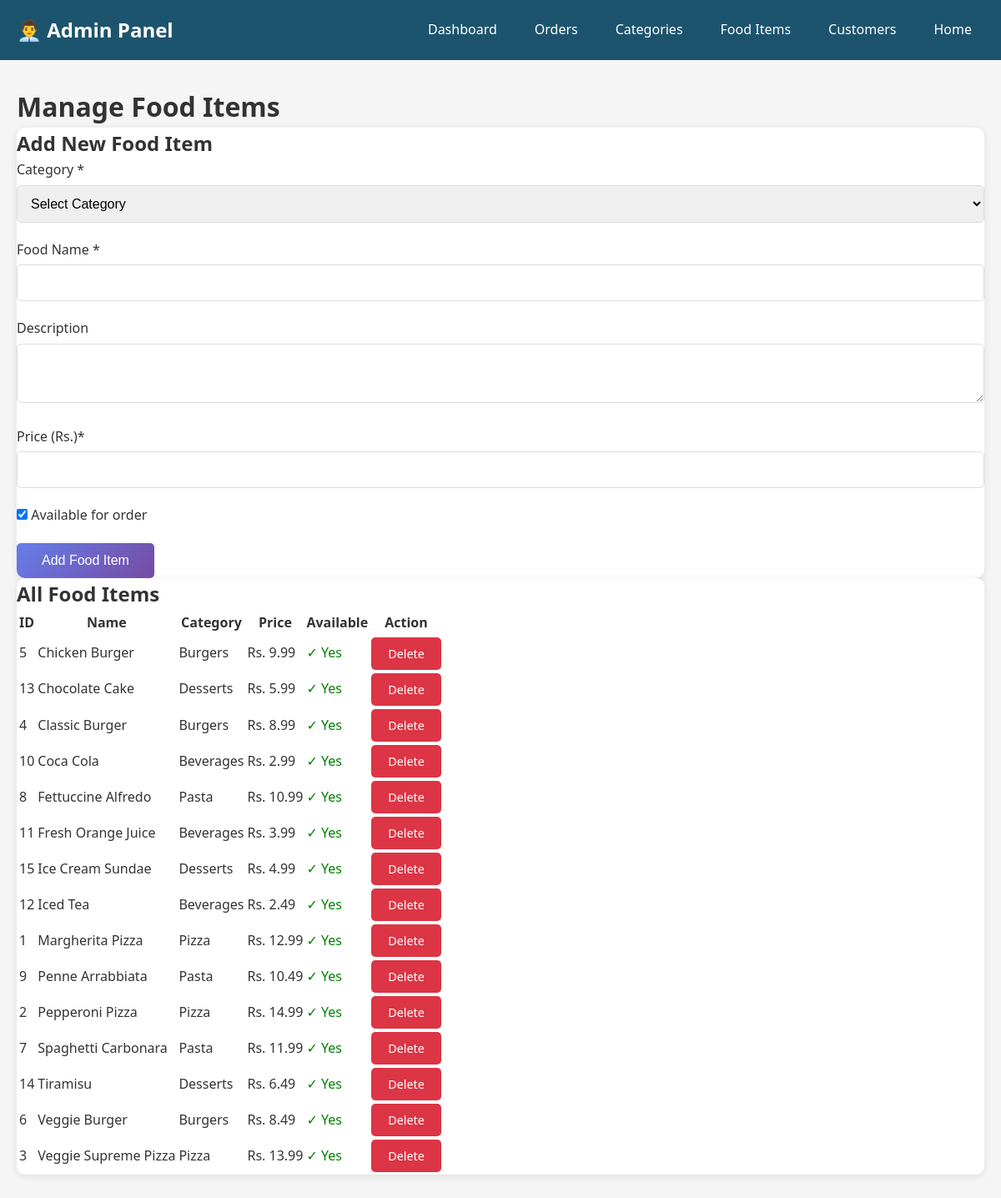
The page /admin/foods.php on the database its author committed.
### tables this page shows
CREATE TABLE foods (
    id INT AUTO_INCREMENT PRIMARY KEY,
    category_id INT NOT NULL,
    name VARCHAR(100) NOT NULL,
    description TEXT,
    price DECIMAL(10, 2) NOT NULL,
    image VARCHAR(255),
    available TINYINT(1) DEFAULT 1,
    created_at TIMESTAMP DEFAULT CURRENT_TIMESTAMP,
    FOREIGN KEY (category_id) REFERENCES categories(id) ON DELETE CASCADE
);

CREATE TABLE categories (
    id INT AUTO_INCREMENT PRIMARY KEY,
    name VARCHAR(100) NOT NULL,
    description TEXT,
    created_at TIMESTAMP DEFAULT CURRENT_TIMESTAMP
);

### includes/functions.php (called while the page is built, shortened)
<?php
function get_all_foods() {
    global $conn;
    $sql = "SELECT f.*, c.name as category_name FROM foods f LEFT JOIN categories c ON f.category_id = c.id ORDER BY f.name ASC";
    $result = mysqli_query($conn, $sql);
    $foods = [];
    while ($row = mysqli_fetch_assoc($result)) $foods[] = $row;
    return $foods;
}
function format_price($price) {
    return 'Rs. ' . number_format((float)$price, 2);
}

### admin/foods.php (the view, shortened to what this page needs)
<?php
require_once '../includes/config.php';
require_once '../includes/functions.php';
$foods = get_all_foods();
?>
<!DOCTYPE html>
<html lang="en">
<head>
    <link rel="stylesheet" href="../assets/css/style.css">
</head>
<body>
    <nav class="admin-navbar">
        <div class="navbar-content">
            <div class="navbar-brand" style="font-size: 1.5em; font-weight: bold;">👨‍💼 Admin Panel</div>
            <div class="navbar-menu">
                <a href="index.php">Dashboard</a>
                <a href="orders.php">Orders</a>
                <a href="categories.php">Categories</a>
                <a href="foods.php">Food Items</a>
                <a href="customers.php">Customers</a>
                <a href="../index.html">Home</a>
            </div>
        </div>
    </nav>
    <div class="admin-container">
        <h1>Manage Food Items</h1>
        <div class="card">
            <h2>Add New Food Item</h2>
            <form method="POST" action="">
                <div class="form-group">
                    <label>Category *</label>
                    <select name="category_id" class="form-control" required>
                        <option value="">Select Category</option>
                    </select>
                </div>
                <div class="form-group">
                    <label>Food Name *</label>
                    <input type="text" name="name" class="form-control" required>
                </div>
                <div class="form-group">
                    <label>Description</label>
                    <textarea name="description" class="form-control" rows="3"></textarea>
                </div>
                <div class="form-group">
                    <label>Price (Rs.)*</label>
                    <input type="number" name="price" class="form-control" step="0.01" min="0" required>
                </div>
                <div class="form-group">
                    <label>
                        <input type="checkbox" name="available" checked> Available for order
                    </label>
                </div>
                <button type="submit" class="btn btn-primary">Add Food Item</button>
            </form>
        </div>
        <div class="card mt-20">
            <h2>All Food Items</h2>
            <table>
                <thead>
                    <tr>
                        <th>ID</th>
                        <th>Name</th>
                        <th>Category</th>
                        <th>Price</th>
                        <th>Available</th>
                        <th>Action</th>
                    </tr>
                </thead>
                <tbody>
                    <?php if (empty($foods)): ?>
                        <tr>
                            <td colspan="6" style="text-align: center;">No food items found</td>
                        </tr>
                    <?php else: ?>
                        <?php foreach ($foods as $food): ?>
                        <tr>
                            <td><?php echo $food['id']; ?></td>
                            <td><?php echo htmlspecialchars($food['name']); ?></td>
                            <td><?php echo htmlspecialchars($food['category_name']); ?></td>
                            <td><?php echo format_price($food['price']); ?></td>
                            <td>
                                <?php echo $food['available'] ? '<span style="color: green;">✓ Yes</span>' : '<span style="color: red;">✗ No</span>'; ?>
                            </td>
                            <td>
                                <a href="?delete=<?php echo $food['id']; ?>"
                                   class="btn btn-danger btn-sm"
                                   onclick="return confirm('Delete this food item?')">Delete</a>
                            </td>
                        </tr>
                        <?php endforeach; ?>
                    <?php endif; ?>
                </tbody>
            </table>
        </div>
    </div>
</body>
</html>

### assets/css/style.css (style rules this page uses)
* { margin: 0; box-sizing: border-box; }
body { font-family: 'Segoe UI', Tahoma, Geneva, Verdana, sans-serif; line-height: 1.6; color: #333; background-color: #f5f5f5; }
.btn { display: inline-block; padding: 12px 30px; border: none; border-radius: 5px; font-size: 1em; cursor: pointer; text-decoration: none; transition: all 0.3s ease; text-align: center; }
.btn-primary { background: linear-gradient(135deg, #667eea 0%, #764ba2 100%); color: white; }
.btn-danger { background: #dc3545; color: white; }
.btn-sm { padding: 8px 20px; font-size: 0.9em; }
.form-group { margin-bottom: 20px; }
.form-group label { display: block; margin-bottom: 5px; font-weight: 500; color: #333; }
.form-control { width: 100%; padding: 12px; border: 1px solid #ddd; border-radius: 5px; font-size: 1em; transition: border-color 0.3s ease; }
.card { background: white; border-radius: 10px; box-shadow: 0 2px 10px rgba(0,0,0,0.1); overflow: hidden; transition: transform 0.3s ease, box-shadow 0.3s ease; }

### admin/foods.php (style rules this page uses)
.admin-navbar { background: #1D546D; color: white; padding: 15px 0; }
.navbar-content { max-width: 1200px; margin: 0 auto; padding: 0 20px; display: flex; justify-content: space-between; align-items: center; }
.navbar-menu { display: flex; gap: 15px; flex-wrap: wrap; }
.navbar-menu a { color: white; text-decoration: none; padding: 8px 15px; border-radius: 5px; }
.admin-container { max-width: 1200px; margin: 30px auto; padding: 0 20px; }

### rows shown on the page
foods: id "5", name "Chicken Burger", category.name "Burgers", price "Rs. 9.99", available "✓ Yes"
foods: id "13", name "Chocolate Cake", category.name "Desserts", price "Rs. 5.99", available "✓ Yes"
foods: id "4", name "Classic Burger", category.name "Burgers", price "Rs. 8.99", available "✓ Yes"
foods: id "10", name "Coca Cola", category.name "Beverages", price "Rs. 2.99", available "✓ Yes"
foods: id "8", name "Fettuccine Alfredo", category.name "Pasta", price "Rs. 10.99", available "✓ Yes"
foods: id "11", name "Fresh Orange Juice", category.name "Beverages", price "Rs. 3.99", available "✓ Yes"
foods: id "15", name "Ice Cream Sundae", category.name "Desserts", price "Rs. 4.99", available "✓ Yes"
foods: id "12", name "Iced Tea", category.name "Beverages", price "Rs. 2.49", available "✓ Yes"
foods: id "1", name "Margherita Pizza", category.name "Pizza", price "Rs. 12.99", available "✓ Yes"
foods: id "9", name "Penne Arrabbiata", category.name "Pasta", price "Rs. 10.49", available "✓ Yes"
foods: id "2", name "Pepperoni Pizza", category.name "Pizza", price "Rs. 14.99", available "✓ Yes"
foods: id "7", name "Spaghetti Carbonara", category.name "Pasta", price "Rs. 11.99", available "✓ Yes"
foods: id "14", name "Tiramisu", category.name "Desserts", price "Rs. 6.49", available "✓ Yes"
foods: id "6", name "Veggie Burger", category.name "Burgers", price "Rs. 8.49", available "✓ Yes"
foods: id "3", name "Veggie Supreme Pizza", category.name "Pizza", price "Rs. 13.99", available "✓ Yes"
